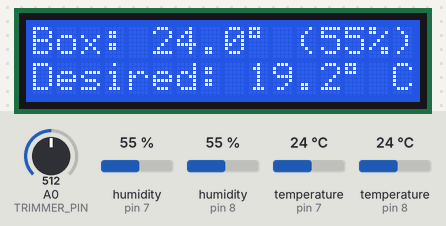
Bench run of a sketch on a simulated Arduino Uno, built with avr-gcc and run on an emulated ATmega328P. Shown: 16×2 character LCD. The inputs (shaded band) are chosen by the test bench; at power-on: temperature (sensors on pin 8, pin 7) 24 °C, A0 (TRIMMER_PIN) = 512, humidity (sensors on pin 8, pin 7) 55 %. What the sketch prints to the serial monitor is not drawn.

Above: at 2.7 s.
2.8 s: temperature (sensor on pin 8) set to 12 °C
At 6.2 s:
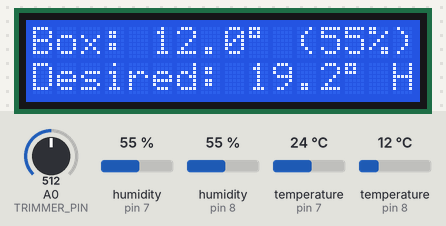
7.3 s: temperature (sensor on pin 7) set to 21 °C
10.2 s: temperature (sensor on pin 7) set to 18 °C
At 13.5 s:
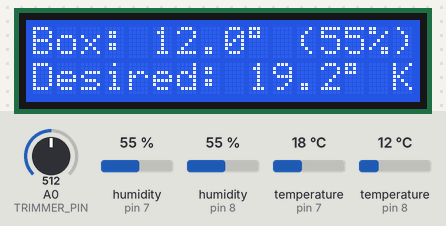
13.8 s: temperature (sensor on pin 8) set to 19 °C
At 16.0 s:
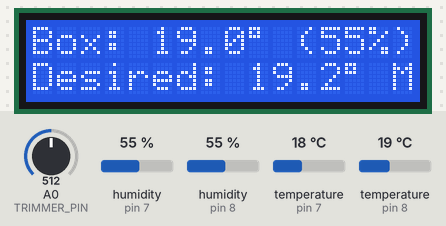
16.8 s: A0 (TRIMMER_PIN) set to 529
At 17.5 s:
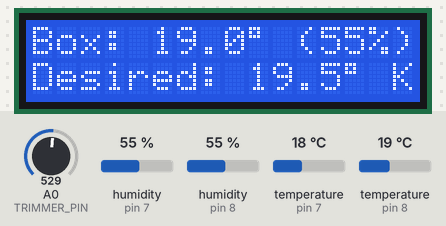
19.2 s: humidity (sensor on pin 8) set to 22 %
At 22.9 s:
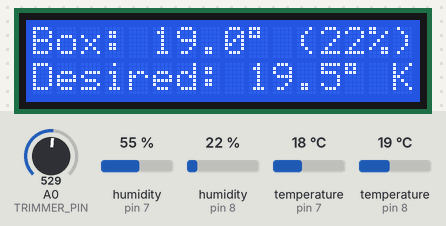
Timing chart, 0 to 24.4 s (numbered marks = the images above; inputs shaded):
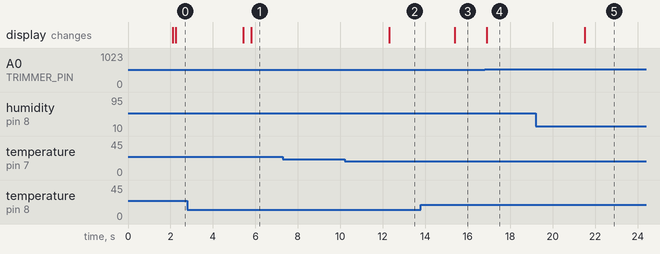

Measured:
- the behaviour switches between 20 and 19 °C on temperature (sensor on pin 7) (found by bisection; images 1 and 2)
- the behaviour switches between 516 and 517 on A0 (TRIMMER_PIN) (found by bisection; images 3 and 4)
- after the input at 2.8 s, the display: first changes after 2.6 s (image 1 shows a later state)
- after the input at 7.3 s, every drawn part: stays the same
- after the input at 10.2 s, the display: changes after 2.1 s (image 2)
- after the input at 13.8 s, the display: changes after 1.6 s (image 3)
- after the input at 16.8 s, the display: changes after 0.09 s (image 4)
- after the input at 19.2 s, the display: changes after 2.3 s (image 5)

The sketch:

ProofboxBox_v0_1.ino
```cpp
/*
  REQUIRES the following Arduino libraries:
  - DHT Sensor Library: https://github.com/adafruit/DHT-sensor-library
  - Adafruit Unified Sensor Lib: https://github.com/adafruit/Adafruit_Sensor
  - LiquidCrystal.h
*/

#define DHTBOX_PIN 8                 // Digital pin connected to the DHT sensor (box)
#define DHTENV_PIN 7                 // Digital pin connected to the DHT sensor (enviroment)
#define DHTTYPE DHT11                // DHT 11
#define POWER_PIN 10                 // Signal Pin of Relay for power
#define HOTCOLD_PIN 9               // Signal Pin of Relay for heather/cooler (polarization)
#define TRIMMER_PIN A0               // Signal from potentiometer (set)
#define TOLLERANCE 0.3                 // Tollerance for temperature set
#define DELAY_TIME 500

#include "DHT.h"
#include <LiquidCrystal.h>
DHT dht_box(DHTBOX_PIN, DHTTYPE);
DHT dht_env(DHTENV_PIN, DHTTYPE);

//Display
const int rs = 12, en = 11, d4 = 5, d5 = 4, d6 = 3, d7 = 2;
LiquidCrystal lcd(rs, en, d4, d5, d6, d7);

int count = 0;
float desiredTemperature = 0;
String currentStatus = "";

void setup() {
  Serial.begin(9600);
  pinMode(POWER_PIN, OUTPUT);
  pinMode(HOTCOLD_PIN, OUTPUT);
  dht_box.begin();
  dht_env.begin();
  lcd.begin(16, 2);
  lcd.print("DibeProofingBox");
  lcd.setCursor(0, 1);
  lcd.print("Version 1.2");
  delay(DELAY_TIME);
}

void loop() {
  count++;
  delay(DELAY_TIME);
  delay(DELAY_TIME);
  delay(DELAY_TIME);
  double t_box = dht_box.readTemperature();
  int h_box = dht_box.readHumidity();
  double t_env = dht_env.readTemperature();
  int h_env = dht_env.readHumidity();

  // Check if any reads failed and exit early (to try again).
  if (isnan(h_box) || isnan(t_box)) {
    Serial.println("Sensor BOX ERROR! ");
    lcd.setCursor(0, 0);
    lcd.print("Sensor BOX ERROR! ");
    lcd.setCursor(0, 1);
    lcd.print("                  ");
    return;
  }

  // Check if any reads failed and exit early (to try again).
  if (isnan(h_env) || isnan(t_env)) {
    Serial.println("Sensor ENV ERROR! ");
    lcd.setCursor(0, 0);
    lcd.print("Sensor ENV ERROR! ");
    lcd.setCursor(0, 1);
    lcd.print("                  ");
    return;
  }

  //Line 1
  char tF_box[6];
  dtostrf(t_box, 2, 1, tF_box);
  char tF_env[6];
  dtostrf(t_env, 2, 1, tF_env);
  String t_init = "";
  String line_1_a = t_init  + "Box: " + tF_box + (char)223 +" (" + h_box + "%)";
  String line_1_b = t_init  + "Env: " + tF_env + (char)223 +" (" + h_env + "%)";
  lcd.setCursor(0, 0);
  lcd.print(line_1_a);
  lcd.print(line_1_b);
  //Show the Environment temperature every now and then
  if (count > 20 && count <= 24) {
    lcd.setCursor(0, 0);
    lcd.print(line_1_b);
    if (count >= 24) count = 0;
  }

  //Line 2
  Serial.println(line_1_a);
  lcd.setCursor(0, 1);
  int sensorValue = analogRead(TRIMMER_PIN);
  Serial.println(sensorValue);
  desiredTemperature = 0.018 * sensorValue + 10; //range between 7 and 32
  Serial.println(desiredTemperature);
  char tF_desidered[6];
  dtostrf(desiredTemperature, 2, 1, tF_desidered);
  String line_2 = t_init + "Desired: " + tF_desidered + (char)223;


  if (t_box <= desiredTemperature - TOLLERANCE || t_box > desiredTemperature + TOLLERANCE ) {
    if (t_box <= desiredTemperature - TOLLERANCE && desiredTemperature < t_env) {
      if (currentStatus == "cooling") {
        digitalWrite(POWER_PIN, LOW);
        delay(DELAY_TIME/2);
      }
      Serial.println("Heating");
      digitalWrite(HOTCOLD_PIN, HIGH);
      delay(DELAY_TIME/4);
      digitalWrite(POWER_PIN, HIGH);
      line_2 += " H  ";
      currentStatus = "heating";
    }
    // start cooling only if desiredTemperature < t_env
    if (t_box > desiredTemperature - TOLLERANCE && desiredTemperature < t_env) {
      if (currentStatus == "heating") {
        digitalWrite(POWER_PIN, LOW);
        delay(DELAY_TIME/2);
      }
      Serial.println("Cooling");
      digitalWrite(HOTCOLD_PIN, LOW);
      delay(DELAY_TIME/4);
      digitalWrite(POWER_PIN, HIGH);
      line_2 += " C  ";
      currentStatus = "cooling";
    }
    // start heating only if desiredTemperature > t_env
    if (t_box <= desiredTemperature - TOLLERANCE && desiredTemperature >= t_env) {
      Serial.println("Keeping");
      digitalWrite(POWER_PIN, LOW);
      digitalWrite(HOTCOLD_PIN, LOW);
      line_2 += " K ";
      currentStatus = "keeping";
    }
  }
  else {
    Serial.println("Maintaining");
    digitalWrite(POWER_PIN, LOW);
    digitalWrite(HOTCOLD_PIN, LOW);
    line_2 += " M  ";
    currentStatus = "maintaining";
  }
  lcd.print(line_2);
}
```
